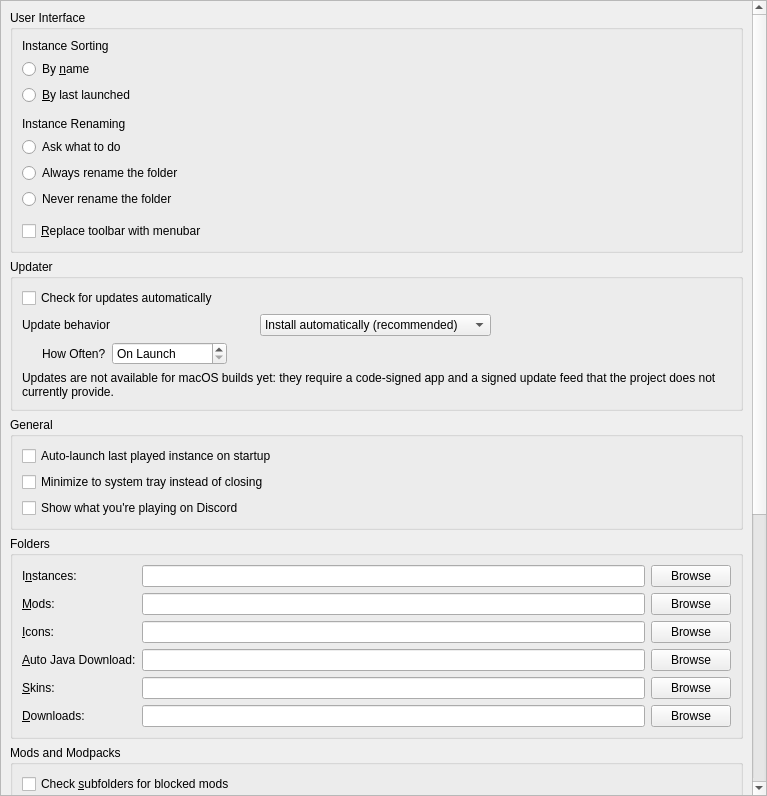
<?xml version="1.0" encoding="UTF-8"?>
<ui version="4.0">
 <class>LauncherPage</class>
 <widget class="QWidget" name="LauncherPage">
  <property name="geometry">
   <rect>
    <x>0</x>
    <y>0</y>
    <width>767</width>
    <height>796</height>
   </rect>
  </property>
  <property name="sizePolicy">
   <sizepolicy hsizetype="MinimumExpanding" vsizetype="MinimumExpanding">
    <horstretch>0</horstretch>
    <verstretch>0</verstretch>
   </sizepolicy>
  </property>
  <layout class="QVBoxLayout" name="verticalLayout">
   <property name="leftMargin">
    <number>0</number>
   </property>
   <property name="topMargin">
    <number>0</number>
   </property>
   <property name="rightMargin">
    <number>0</number>
   </property>
   <property name="bottomMargin">
    <number>0</number>
   </property>
   <item>
    <widget class="QScrollArea" name="scrollArea">
     <property name="horizontalScrollBarPolicy">
      <enum>Qt::ScrollBarPolicy::ScrollBarAsNeeded</enum>
     </property>
     <property name="widgetResizable">
      <bool>true</bool>
     </property>
     <widget class="QWidget" name="scrollAreaWidgetContents">
      <property name="geometry">
       <rect>
        <x>0</x>
        <y>-149</y>
        <width>746</width>
        <height>1222</height>
       </rect>
      </property>
      <layout class="QVBoxLayout" name="verticalLayout_8">
       <item>
        <widget class="QGroupBox" name="userInterfaceBox">
         <property name="enabled">
          <bool>true</bool>
         </property>
         <property name="title">
          <string>User Interface</string>
         </property>
         <layout class="QVBoxLayout" name="verticalLayout_2">
          <item>
           <widget class="QLabel" name="instanceSortingLabel">
            <property name="text">
             <string>Instance Sorting</string>
            </property>
           </widget>
          </item>
          <item>
           <widget class="QRadioButton" name="sortByNameBtn">
            <property name="text">
             <string>By &amp;name</string>
            </property>
            <attribute name="buttonGroup">
             <string notr="true">sortingModeGroup</string>
            </attribute>
           </widget>
          </item>
          <item>
           <widget class="QRadioButton" name="sortLastLaunchedBtn">
            <property name="text">
             <string>&amp;By last launched</string>
            </property>
            <attribute name="buttonGroup">
             <string notr="true">sortingModeGroup</string>
            </attribute>
           </widget>
          </item>
          <item>
           <spacer name="verticalSpacer">
            <property name="orientation">
             <enum>Qt::Orientation::Vertical</enum>
            </property>
            <property name="sizeType">
             <enum>QSizePolicy::Policy::Fixed</enum>
            </property>
            <property name="sizeHint" stdset="0">
             <size>
              <width>0</width>
              <height>6</height>
             </size>
            </property>
           </spacer>
          </item>
          <item>
           <widget class="QLabel" name="renamingBehaviorLabel">
            <property name="text">
             <string>Instance Renaming</string>
            </property>
           </widget>
          </item>
          <item>
           <widget class="QRadioButton" name="askToRenameDirBtn">
            <property name="text">
             <string>Ask what to do</string>
            </property>
            <attribute name="buttonGroup">
             <string notr="true">renamingBehaviorGroup</string>
            </attribute>
           </widget>
          </item>
          <item>
           <widget class="QRadioButton" name="alwaysRenameDirBtn">
            <property name="text">
             <string>Always rename the folder</string>
            </property>
            <attribute name="buttonGroup">
             <string notr="true">renamingBehaviorGroup</string>
            </attribute>
           </widget>
          </item>
          <item>
           <widget class="QRadioButton" name="neverRenameDirBtn">
            <property name="text">
             <string>Never rename the folder</string>
            </property>
            <attribute name="buttonGroup">
             <string notr="true">renamingBehaviorGroup</string>
            </attribute>
           </widget>
          </item>
          <item>
           <spacer name="verticalSpacer_2">
            <property name="orientation">
             <enum>Qt::Orientation::Vertical</enum>
            </property>
            <property name="sizeType">
             <enum>QSizePolicy::Policy::Fixed</enum>
            </property>
            <property name="sizeHint" stdset="0">
             <size>
              <width>0</width>
              <height>6</height>
             </size>
            </property>
           </spacer>
          </item>
          <item>
           <widget class="QCheckBox" name="preferMenuBarCheckBox">
            <property name="toolTip">
             <string>The menubar is more friendly for keyboard-driven interaction.</string>
            </property>
            <property name="text">
             <string>&amp;Replace toolbar with menubar</string>
            </property>
           </widget>
          </item>
         </layout>
        </widget>
       </item>
       <item>
        <widget class="QGroupBox" name="updateSettingsBox">
         <property name="title">
          <string>Updater</string>
         </property>
           <layout class="QGridLayout" name="gridLayout_2">
            <item row="0" column="0" colspan="2">
             <widget class="QCheckBox" name="autoUpdateCheckBox">
              <property name="text">
               <string>Check for updates automatically</string>
              </property>
             </widget>
            </item>
            <item row="1" column="0" colspan="2">
             <layout class="QHBoxLayout" name="horizontalLayout_updateBehavior">
              <item>
               <widget class="QLabel" name="updateBehaviorLabel">
                <property name="text">
                 <string>Update behavior</string>
                </property>
               </widget>
              </item>
              <item>
               <widget class="QComboBox" name="updateBehaviorComboBox">
                <property name="toolTip">
                 <string>Always: install updates automatically. Ask: prompt before installing. Never: do not check.</string>
                </property>
                <item>
                 <property name="text">
                  <string>Install automatically (recommended)</string>
                 </property>
                 <property name="userData">
                  <string>Always</string>
                 </property>
                </item>
                <item>
                 <property name="text">
                  <string>Ask before installing</string>
                 </property>
                 <property name="userData">
                  <string>Ask</string>
                 </property>
                </item>
                <item>
                 <property name="text">
                  <string>Never check for updates</string>
                 </property>
                 <property name="userData">
                  <string>Never</string>
                 </property>
                </item>
               </widget>
              </item>
             </layout>
            </item>
            <item row="2" column="0" colspan="2">
             <layout class="QHBoxLayout" name="horizontalLayout_2">
             <item>
              <spacer name="horizontalSpacer_indent">
               <property name="orientation">
                <enum>Qt::Orientation::Horizontal</enum>
               </property>
               <property name="sizeType">
                <enum>QSizePolicy::Policy::Fixed</enum>
               </property>
               <property name="sizeHint" stdset="0">
                <size>
                 <width>20</width>
                 <height>0</height>
                </size>
               </property>
              </spacer>
             </item>
             <item>
              <widget class="QLabel" name="updateIntervalLabel">
               <property name="text">
                <string>How Often?</string>
               </property>
              </widget>
             </item>
             <item>
              <widget class="QSpinBox" name="updateIntervalSpinBox">
               <property name="sizePolicy">
                <sizepolicy hsizetype="Maximum" vsizetype="Fixed">
                 <horstretch>0</horstretch>
                 <verstretch>0</verstretch>
                </sizepolicy>
               </property>
               <property name="toolTip">
                <string>Set to 0 to only check on launch</string>
               </property>
               <property name="specialValueText">
                <string>On Launch</string>
               </property>
               <property name="suffix">
                <string> hours</string>
               </property>
               <property name="prefix">
                <string>Every </string>
               </property>
               <property name="minimum">
                <number>0</number>
               </property>
               <property name="maximum">
                <number>168</number>
               </property>
              </widget>
             </item>
<item>
              <spacer name="horizontalSpacer">
               <property name="orientation">
                <enum>Qt::Orientation::Horizontal</enum>
               </property>
               <property name="sizeHint" stdset="0">
                <size>
                 <width>40</width>
                 <height>20</height>
                </size>
               </property>
              </spacer>
             </item>
            </layout>
           </item>
            <item row="3" column="0" colspan="3">
            <widget class="QLabel" name="updaterNotSupportedNote">
             <property name="text">
              <string>Updates are not available for macOS builds yet: they require a code-signed app and a signed update feed that the project does not currently provide.</string>
             </property>
             <property name="wordWrap">
              <bool>true</bool>
             </property>
             <property name="visible">
              <bool>false</bool>
             </property>
            </widget>
           </item>
          </layout>
         </widget>
        </item>
        <item>
         <widget class="QGroupBox" name="generalBox">
          <property name="title">
           <string>General</string>
          </property>
          <layout class="QVBoxLayout" name="verticalLayout_5">
           <item>
            <widget class="QCheckBox" name="autoLaunchCheckBox">
             <property name="text">
              <string>Auto-launch last played instance on startup</string>
             </property>
            </widget>
           </item>
           <item>
            <widget class="QCheckBox" name="minimizeToTrayCheckBox">
             <property name="text">
              <string>Minimize to system tray instead of closing</string>
             </property>
            </widget>
           </item>
           <item>
            <widget class="QCheckBox" name="discordRPEnabledCheckBox">
             <property name="toolTip">
              <string>When enabled, the launcher shares the name of your running instance with Discord Rich Presence. Turning this off hides launcher activity from your Discord status.</string>
             </property>
             <property name="text">
              <string>Show what you're playing on Discord</string>
             </property>
            </widget>
           </item>
          </layout>
         </widget>
        </item>
        <item>
         <widget class="QGroupBox" name="foldersBox">
         <property name="title">
          <string>Folders</string>
         </property>
         <layout class="QGridLayout" name="gridLayout">
          <item row="4" column="1">
           <widget class="QLineEdit" name="skinsDirTextBox"/>
          </item>
          <item row="4" column="2">
           <widget class="QPushButton" name="skinsDirBrowseBtn">
            <property name="text">
             <string>Browse</string>
            </property>
           </widget>
          </item>
          <item row="3" column="0">
           <widget class="QLabel" name="labelJavaDir">
            <property name="text">
             <string>&amp;Auto Java Download:</string>
            </property>
            <property name="toolTip">
             <string>Folder where PollyMC-Continued stores automatically downloaded Java versions. Do NOT set this to your system Java installation.</string>
            </property>
            <property name="buddy">
             <cstring>javaDirTextBox</cstring>
            </property>
           </widget>
          </item>
          <item row="2" column="2">
           <widget class="QPushButton" name="iconsDirBrowseBtn">
            <property name="text">
             <string>Browse</string>
            </property>
           </widget>
          </item>
          <item row="4" column="0">
           <widget class="QLabel" name="labelSkinsDir">
            <property name="text">
             <string>&amp;Skins:</string>
            </property>
            <property name="buddy">
             <cstring>skinsDirTextBox</cstring>
            </property>
           </widget>
          </item>
          <item row="1" column="0">
           <widget class="QLabel" name="labelModsDir">
            <property name="text">
             <string>&amp;Mods:</string>
            </property>
            <property name="buddy">
             <cstring>modsDirTextBox</cstring>
            </property>
           </widget>
          </item>
          <item row="3" column="2">
           <widget class="QPushButton" name="javaDirBrowseBtn">
            <property name="text">
             <string>Browse</string>
            </property>
           </widget>
          </item>
          <item row="5" column="0">
           <widget class="QLabel" name="labelDownloadsDir">
            <property name="text">
             <string>&amp;Downloads:</string>
            </property>
            <property name="buddy">
             <cstring>downloadsDirTextBox</cstring>
            </property>
           </widget>
          </item>
          <item row="5" column="1">
           <widget class="QLineEdit" name="downloadsDirTextBox"/>
          </item>
          <item row="1" column="1">
           <widget class="QLineEdit" name="modsDirTextBox"/>
          </item>
          <item row="0" column="0">
           <widget class="QLabel" name="labelInstDir">
            <property name="text">
             <string>I&amp;nstances:</string>
            </property>
            <property name="buddy">
             <cstring>instDirTextBox</cstring>
            </property>
           </widget>
          </item>
          <item row="0" column="2">
           <widget class="QPushButton" name="instDirBrowseBtn">
            <property name="text">
             <string>Browse</string>
            </property>
           </widget>
          </item>
          <item row="5" column="2">
           <widget class="QPushButton" name="downloadsDirBrowseBtn">
            <property name="text">
             <string>Browse</string>
            </property>
           </widget>
          </item>
          <item row="0" column="1">
           <widget class="QLineEdit" name="instDirTextBox"/>
          </item>
          <item row="1" column="2">
           <widget class="QPushButton" name="modsDirBrowseBtn">
            <property name="text">
             <string>Browse</string>
            </property>
           </widget>
          </item>
          <item row="3" column="1">
           <widget class="QLineEdit" name="javaDirTextBox"/>
          </item>
          <item row="2" column="1">
           <widget class="QLineEdit" name="iconsDirTextBox"/>
          </item>
          <item row="2" column="0">
           <widget class="QLabel" name="labelIconsDir">
            <property name="text">
             <string>&amp;Icons:</string>
            </property>
            <property name="buddy">
             <cstring>iconsDirTextBox</cstring>
            </property>
           </widget>
          </item>
         </layout>
        </widget>
       </item>
       <item>
        <widget class="QGroupBox" name="modsBox">
         <property name="title">
          <string>Mods and Modpacks</string>
         </property>
         <layout class="QVBoxLayout" name="verticalLayout_4">
          <item>
           <widget class="QCheckBox" name="downloadsDirWatchRecursiveCheckBox">
            <property name="toolTip">
             <string>When enabled, in addition to the downloads folder, its sub folders will also be searched when looking for resources (e.g. when looking for blocked mods on CurseForge).</string>
            </property>
            <property name="text">
             <string>Check &amp;subfolders for blocked mods</string>
            </property>
           </widget>
          </item>
          <item>
           <widget class="QCheckBox" name="downloadsDirMoveCheckBox">
            <property name="toolTip">
             <string>When enabled, it will move blocked resources instead of copying them.</string>
            </property>
            <property name="text">
             <string>Move blocked mods instead of copying them</string>
            </property>
           </widget>
          </item>
          <item>
           <widget class="QCheckBox" name="metadataEnableBtn">
            <property name="toolTip">
             <string>Store version information provided by mod providers (like Modrinth or CurseForge) for mods.</string>
            </property>
            <property name="text">
             <string>Keep track of mod metadata</string>
            </property>
           </widget>
          </item>
          <item>
           <widget class="QLabel" name="metadataWarningLabel">
            <property name="text">
             <string>&lt;html&gt;&lt;head/&gt;&lt;body&gt;&lt;p&gt;&lt;span style=&quot; font-weight:600; color:#f5c211;&quot;&gt;Warning&lt;/span&gt;&lt;span style=&quot; color:#f5c211;&quot;&gt;: Disabling mod metadata may also disable some QoL features, such as mod updating!&lt;/span&gt;&lt;/p&gt;&lt;/body&gt;&lt;/html&gt;</string>
            </property>
            <property name="wordWrap">
             <bool>true</bool>
            </property>
           </widget>
          </item>
          <item>
           <widget class="QCheckBox" name="dependenciesEnableBtn">
            <property name="toolTip">
             <string>Automatically detect, install, and update mod dependencies.</string>
            </property>
            <property name="text">
             <string>Install dependencies automatically</string>
            </property>
           </widget>
          </item>
          <item>
           <widget class="QCheckBox" name="showModIncompatCheckBox">
            <property name="toolTip">
             <string>Currently this just shows mods which are not marked as compatible with the current Minecraft version.</string>
            </property>
            <property name="text">
             <string>Detect and show mod incompatibilities (experimental)</string>
            </property>
           </widget>
          </item>
          <item>
           <widget class="QCheckBox" name="modpackUpdatePromptBtn">
            <property name="toolTip">
             <string>When creating a new modpack instance, suggest updating an existing instance instead.</string>
            </property>
            <property name="text">
             <string>Suggest to update an existing instance during modpack installation</string>
            </property>
           </widget>
          </item>
         </layout>
        </widget>
       </item>
       <item>
        <widget class="QGroupBox" name="groupBox_2">
         <property name="title">
          <string>Console</string>
         </property>
         <layout class="QFormLayout" name="formLayout">
          <property name="labelAlignment">
           <set>Qt::AlignmentFlag::AlignLeading|Qt::AlignmentFlag::AlignLeft|Qt::AlignmentFlag::AlignVCenter</set>
          </property>
          <item row="0" column="0">
           <widget class="QLabel" name="lineLimitLabel">
            <property name="sizePolicy">
             <sizepolicy hsizetype="Maximum" vsizetype="Preferred">
              <horstretch>0</horstretch>
              <verstretch>0</verstretch>
             </sizepolicy>
            </property>
            <property name="text">
             <string>Log History &amp;Limit:</string>
            </property>
            <property name="buddy">
             <cstring>lineLimitSpinBox</cstring>
            </property>
           </widget>
          </item>
          <item row="0" column="1">
           <widget class="QSpinBox" name="lineLimitSpinBox">
            <property name="sizePolicy">
             <sizepolicy hsizetype="Maximum" vsizetype="Fixed">
              <horstretch>0</horstretch>
              <verstretch>0</verstretch>
             </sizepolicy>
            </property>
            <property name="suffix">
             <string> lines</string>
            </property>
            <property name="minimum">
             <number>10000</number>
            </property>
            <property name="maximum">
             <number>1000000</number>
            </property>
            <property name="singleStep">
             <number>10000</number>
            </property>
            <property name="value">
             <number>100000</number>
            </property>
           </widget>
          </item>
          <item row="1" column="0" colspan="2">
           <widget class="QCheckBox" name="checkStopLogging">
            <property name="text">
             <string>&amp;Stop logging when log overflows</string>
            </property>
           </widget>
          </item>
         </layout>
        </widget>
       </item>
       <item>
        <widget class="QGroupBox" name="tasksBox">
         <property name="title">
          <string>Tasks</string>
         </property>
         <layout class="QGridLayout" name="gridLayout_3">
          <item row="2" column="1">
           <widget class="QSpinBox" name="numberOfManualRetriesSpinBox">
            <property name="sizePolicy">
             <sizepolicy hsizetype="Maximum" vsizetype="Fixed">
              <horstretch>0</horstretch>
              <verstretch>0</verstretch>
             </sizepolicy>
            </property>
            <property name="minimumSize">
             <size>
              <width>60</width>
              <height>0</height>
             </size>
            </property>
            <property name="minimum">
             <number>0</number>
            </property>
           </widget>
          </item>
          <item row="1" column="1">
           <widget class="QSpinBox" name="numberOfConcurrentDownloadsSpinBox">
            <property name="sizePolicy">
             <sizepolicy hsizetype="Maximum" vsizetype="Fixed">
              <horstretch>0</horstretch>
              <verstretch>0</verstretch>
             </sizepolicy>
            </property>
            <property name="minimumSize">
             <size>
              <width>60</width>
              <height>0</height>
             </size>
            </property>
            <property name="minimum">
             <number>1</number>
            </property>
           </widget>
          </item>
          <item row="3" column="1">
           <widget class="QSpinBox" name="timeoutSecondsSpinBox">
            <property name="sizePolicy">
             <sizepolicy hsizetype="Maximum" vsizetype="Fixed">
              <horstretch>0</horstretch>
              <verstretch>0</verstretch>
             </sizepolicy>
            </property>
            <property name="minimumSize">
             <size>
              <width>60</width>
              <height>0</height>
             </size>
            </property>
            <property name="suffix">
             <string>s</string>
            </property>
           </widget>
          </item>
          <item row="2" column="0">
           <widget class="QLabel" name="numberOfManualRetriesLabel">
            <property name="text">
             <string>Retry Limit:</string>
            </property>
           </widget>
          </item>
          <item row="1" column="0">
           <widget class="QLabel" name="numberOfConcurrentDownloadsLabel">
            <property name="text">
             <string>Concurrent Download Limit:</string>
            </property>
           </widget>
          </item>
          <item row="3" column="0">
           <widget class="QLabel" name="timeoutSecondsLabel">
            <property name="toolTip">
             <string>Seconds to wait until the requests are terminated</string>
            </property>
            <property name="text">
             <string>HTTP Timeout:</string>
            </property>
           </widget>
          </item>
          <item row="0" column="1">
           <widget class="QSpinBox" name="numberOfConcurrentTasksSpinBox">
            <property name="sizePolicy">
             <sizepolicy hsizetype="Maximum" vsizetype="Fixed">
              <horstretch>0</horstretch>
              <verstretch>0</verstretch>
             </sizepolicy>
            </property>
            <property name="minimumSize">
             <size>
              <width>60</width>
              <height>0</height>
             </size>
            </property>
            <property name="minimum">
             <number>1</number>
            </property>
           </widget>
          </item>
          <item row="0" column="0">
           <widget class="QLabel" name="numberOfConcurrentTasksLabel">
            <property name="text">
             <string>Concurrent Task Limit:</string>
            </property>
           </widget>
          </item>
          <item row="0" column="2">
           <spacer name="horizontalSpacer_2">
            <property name="orientation">
             <enum>Qt::Orientation::Horizontal</enum>
            </property>
            <property name="sizeHint" stdset="0">
             <size>
              <width>0</width>
              <height>0</height>
             </size>
            </property>
           </spacer>
          </item>
         </layout>
        </widget>
       </item>
       <item>
        <spacer name="verticalSpacer_FeaturesTab">
         <property name="orientation">
          <enum>Qt::Orientation::Vertical</enum>
         </property>
         <property name="sizeHint" stdset="0">
          <size>
           <width>0</width>
           <height>0</height>
          </size>
         </property>
        </spacer>
       </item>
      </layout>
     </widget>
    </widget>
   </item>
  </layout>
 </widget>
 <tabstops>
  <tabstop>scrollArea</tabstop>
  <tabstop>sortByNameBtn</tabstop>
  <tabstop>sortLastLaunchedBtn</tabstop>
  <tabstop>askToRenameDirBtn</tabstop>
  <tabstop>alwaysRenameDirBtn</tabstop>
  <tabstop>neverRenameDirBtn</tabstop>
  <tabstop>preferMenuBarCheckBox</tabstop>
  <tabstop>autoUpdateCheckBox</tabstop>
  <tabstop>updateBehaviorComboBox</tabstop>
  <tabstop>updateIntervalSpinBox</tabstop>
  <tabstop>instDirTextBox</tabstop>
  <tabstop>instDirBrowseBtn</tabstop>
  <tabstop>modsDirTextBox</tabstop>
  <tabstop>modsDirBrowseBtn</tabstop>
  <tabstop>iconsDirTextBox</tabstop>
  <tabstop>iconsDirBrowseBtn</tabstop>
  <tabstop>javaDirTextBox</tabstop>
  <tabstop>javaDirBrowseBtn</tabstop>
  <tabstop>skinsDirTextBox</tabstop>
  <tabstop>skinsDirBrowseBtn</tabstop>
  <tabstop>downloadsDirTextBox</tabstop>
  <tabstop>downloadsDirBrowseBtn</tabstop>
  <tabstop>downloadsDirWatchRecursiveCheckBox</tabstop>
  <tabstop>downloadsDirMoveCheckBox</tabstop>
  <tabstop>metadataEnableBtn</tabstop>
  <tabstop>dependenciesEnableBtn</tabstop>
  <tabstop>showModIncompatCheckBox</tabstop>
  <tabstop>modpackUpdatePromptBtn</tabstop>
  <tabstop>downloadGameFilesBtn</tabstop>
  <tabstop>lineLimitSpinBox</tabstop>
  <tabstop>checkStopLogging</tabstop>
  <tabstop>numberOfConcurrentTasksSpinBox</tabstop>
  <tabstop>numberOfConcurrentDownloadsSpinBox</tabstop>
  <tabstop>numberOfManualRetriesSpinBox</tabstop>
  <tabstop>timeoutSecondsSpinBox</tabstop>
 </tabstops>
 <resources/>
 <connections/>
 <buttongroups>
  <buttongroup name="renamingBehaviorGroup"/>
  <buttongroup name="sortingModeGroup"/>
 </buttongroups>
</ui>
